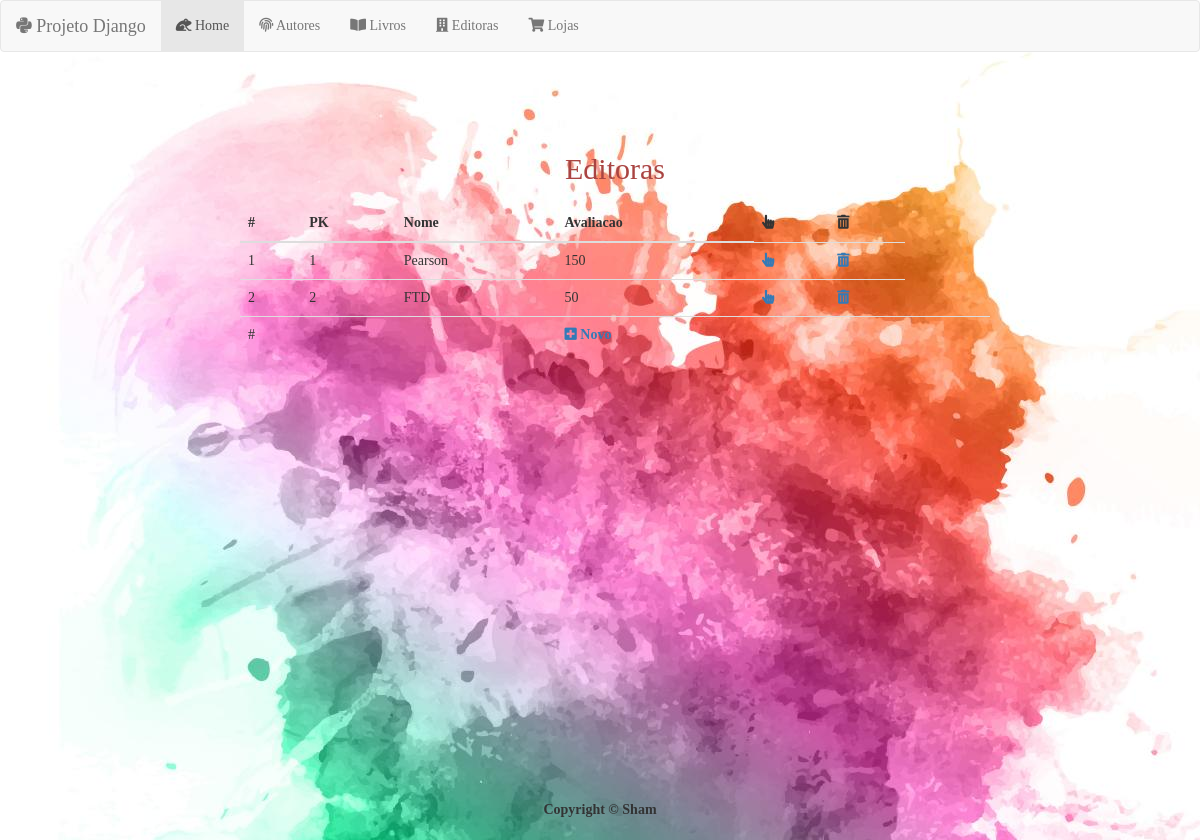
The page /editoras/ on the database its author committed.
### estoque/models.py (models this page shows, shortened)
class Editora(models.Model):
	nome = models.CharField(max_length=255)
	avaliacao = models.IntegerField()

### estoque/views.py (the view)
# urls.py: path('editoras/',views.EditoraListView.as_view(), name='editora-list'),
class EditoraListView(ListView):
	model = Editora
	templete_name = 'estoque/editoras_list.html'

### estoque/templates/estoque/editora_list.html
{% extends 'estoque/base.html' %}
{% block content %}
<div class="container">
	<div class="text-center"><h2 class="text-danger title">Editoras<h2></div>
	<div class="row">
		<div class="col-lg-2"></div>
		<div class="col-lg-8">
			<table class="table">
				<thead>
					<tr>
						<th scope="col">#</th>
						<th scope="col">PK</th>
						<th scope="col">Nome</th>
						<th scope="col">Avaliacao</th>
						<td scope="col"><i class="fas fa-hand-pointer"></i></td>
						<td scope="col"><i class="fas fa-trash-alt"></i></td>
					</tr>
				</thead>
				<tbody>
					{% for obj in object_list %}
					<tr>
						<td scope="row">{{forloop.counter}}</td>
						<td>{{ obj.pk}}</td>
						<td> {{ obj.nome}} </td>
						<td> {{ obj.avaliacao }} </td>
						<td> <a href="{% url 'livro-update' obj.pk %}"><i class="fas fa-hand-pointer"></i></a> </td>
						<td> <a href="{% url 'livro-delete' obj.pk %}"><i class="fas fa-trash-alt"></a></td>
					</tr>
					{% endfor %}
					<tr>
						<td scope="row">#</td>
						<td></td>
						<td></td>
						<td colspan="6"><a href="{% url 'livro-create'%}"><i class="fas fa-plus-square"> Novo</i></a></td>
						<td></td>
						<td></td>
					</tr>
				</tbody>
			</table>
		</div>
		<div class="col-lg-2"></div>
	</div>
</div>
{% endblock content %}

### estoque/static/css/styles.css (style rules this page uses)
body { background-image: url("/static/img/6320.jpg"); font-family: serif; }
html { position: relative; min-height: 100%; }
body { margin-bottom: 60px; }

### rows shown on the page
Editora: pk "1", nome "Pearson", avaliacao "150"
Editora: pk "2", nome "FTD", avaliacao "50"
